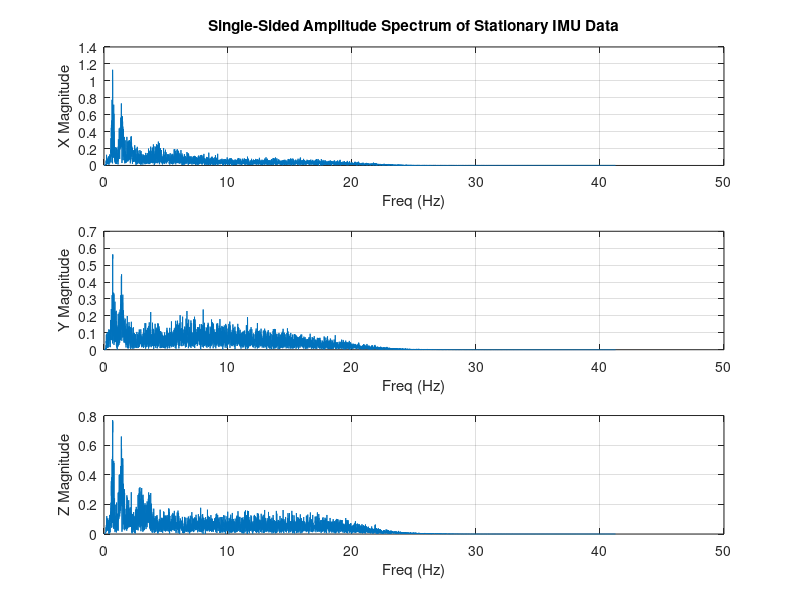

Write the MATLAB code that produced this figure. (Note: this script raises an error after producing the figure.)
clear all 
close all 

% This file will only works on data collected after January 18. 

addpath('DriftStudyData');
addpath('RawLogs');

% Read in the new data
% cal_data = csvread('16_01_17_raw_log_stationary.csv');
data = csvread('05_03_17_shahid_walk_flat.csv');

time = data(:,1)/1000;
ax = data(:,2);
ay = data(:,3);
az = data(:,4);
gx = data(:,5);
gy = data(:,6);
gz = data(:,7);
mx = data(:,8);
my = data(:,9);
mz = data(:,10);
roll = data(:,11); 
pitch = data(:,12); 
yaw = data(:,13); 

mean_dt = mean(diff(time,[],1)); 
fs = 1/mean_dt; % 100 Hz Sampling

num_pts = length(time); 

acc_raw = [ax ay az]; 

%% Data Processing 
% Axis correction 
% yaw = yaw.*(pi/180); % About z
% roll = roll.*(pi/180); % About y
% pitch = pitch.*(pi/180); % About x
% 
% for i=1:num_pts
%     rz = rotz(yaw(i));
%     ry= rotz(roll(i));
%     rx = rotz(pitch(i));
%     
%     rot = rz*ry*rx;
%     
%     a_temp = [ax(i); ay(i); az(i)];
%     a_new = rot*a_temp;
%     ax(i) = a_new(1);
%     ay(i) = a_new(2);
%     az(i) = a_new(3);
% end

% Highpass filter design 
fc = 0.2;

% d = fdesign.bandstop('Fp1,Fst1,Fst2,Fp2,Ap1,Ast,Ap2', ...
%     0.42,0.44,0.48,0.5,1,60,1);
% Hd = design(d,'equiripple');

[b,a] = butter(6,fc/(fs/2),'high');
[bl,al] = butter(6,20/(fs/2),'low');

ax = filter(b,a,ax); ay = filter(b,a,ay); az = filter(b,a,az);
ax = filter(bl,al,ax); ay = filter(bl,al,ay); az = filter(bl,al,az);
% ax = filter(Hd,ax); ay = filter(Hd,ay); az = filter(Hd,az);
% az = filter(Hd, az); 

L = length(ax);
ax_fft = fft(ax);
ay_fft = fft(ay);
az_fft = fft(az);

P2_x = abs(ax_fft/L);
P1_x = P2_x(1:L/2+1);
P1_x(2:end-1) = 2*P1_x(2:end-1);

P2_y = abs(ay_fft/L);
P1_y = P2_y(1:L/2+1);
P1_y(2:end-1) = 2*P1_y(2:end-1);

P2_z = abs(az_fft/L);
P1_z = P2_z(1:L/2+1);
P1_z(2:end-1) = 2*P1_z(2:end-1);

f = fs*(0:(L/2))/L;
figure(5)
subplot(3,1,1)
plot(f,P1_x); grid on; 
title('Single-Sided Amplitude Spectrum of Stationary IMU Data')
xlabel('Freq (Hz)')
ylabel('X Magnitude')

subplot(3,1,2)
plot(f,P1_y); grid on; 
xlabel('Freq (Hz)')
ylabel('Y Magnitude')

subplot(3,1,3)
plot(f,P1_z); grid on; 
xlabel('Freq (Hz)')
ylabel('Z Magnitude')

% Fix accel with gyro fuse mask
% m = (abs(gx) > 0.08) + (abs(gy) > 0.08) + (abs(gz) > 0.08);
% indices =  find(m==0);
% ax(indices) = 0; 
% ay(indices) = 0; 
% az(indices) = 0; 

% Initializing arrays for numerical integration
vel = zeros(num_pts, 3); pos = zeros(num_pts, 3);

last_acc = [0 0 0]; last_vel = [0 0 0]; last_pos = [0 0 0]; 

vel_rst_ct = 0; 
vel_rst_thd = 5; 
% Velocity Integral [Rectangular]
for i=1:num_pts
    if(i > 1)
        timestep = time(i) - time(i-1);
    else
        timestep = 0;
    end
    vel(i, :) = last_vel + (last_acc*timestep); 
    
    % Velocity reset if no accel for a while 
    if(length( find( abs(last_acc)>0 ) ) == 0 )
        vel_rst_ct = vel_rst_ct + 1; 
    else
        vel_rst_ct = 0; 
    end
    
    if( vel_rst_ct >vel_rst_thd )
        vel(i, :) = zeros(1,3);
        vel_rst_ct = 0; 
    end
    
    last_acc = [ax(i), ay(i), az(i)]; 
    last_vel = vel(i,:); 
end

pos_rst_ct = 0; 
pos_rst_thd = 10; 
% Position Integral [Rectangular]
for i=1:num_pts
    if(i > 1)
        timestep = time(i) - time(i-1);
    else
        timestep = 0;
    end
    pos(i, :) = last_pos + (last_vel*timestep); 
    
    % Position reset if no accel for a while 
%     if(length( find( abs(last_vel)>0 ) ) == 0 )
%         pos_rst_ct = pos_rst_ct + 1; 
%     else
%         pos_rst_ct = 0; 
%     end
%     
%     if( pos_rst_ct >pos_rst_thd )
%         pos(i, :) = zeros(1,3);
%         pos_rst_ct = 0; 
%     end
    
    last_vel = [vel(i, 1), vel(i, 2), vel(i, 3)]; 
    last_pos = pos(i,:); 
end

%% Kalman 
A = [1      mean_dt     -(mean_dt^2)/2;...
     0      1           -mean_dt;...
     0      0           1];
 
B = [mean_dt^2/2; mean_dt; 0];
 
C = [1 mean_dt -(mean_dt^2)/2];
 
D = [(mean_dt^2)/2]; 
 
Plant = ss(A,[B B],C,0,-1,'inputname',{'u' 'w'},'outputname','y');
Q = 1;
R = 1;
[kalmf,L,P,M] = kalman(Plant,Q,R);

a = A;
b = [B B 0*B];
c = [C;C];
d = [0 0 0;0 0 1];
Pl = ss(a,b,c,d,-1,'inputname',{'u' 'w' 'v'},'outputname',{'y' 'yv'});  
sys = parallel(Pl,kalmf,1,1,[],[]);
SimModel = feedback(sys,1,4,2,1);   % Close loop around input #4 and output #2
SimModel = SimModel([1 3],[1 2 3]); % Delete yv from I/O list

% SimModel.InputName
% SimModel.OutputName
n = length(time);
rng default
w = zeros(num_pts, 1); %sqrt(Q)*randn(n,1);
v = zeros(num_pts, 1); %sqrt(R)*randn(n,1);

% [out,x] = lsim(SimModel,[w,v,ax]);
[kpx,x] = lsim(SimModel,[w,v,ax]);
[kpy,y] = lsim(SimModel,[w,v,ay]);
[kpz,z] = lsim(SimModel,[w,v,az]);


yv_x = kpx(:,1) + v;     % measured response
yv_y = kpy(:,1) + v;     % measured response
yv_z = kpz(:,1) + v;     % measured response

%% Plotting
figure(1);
ax1 = subplot(4,1,1); 
hold on; 
grid on; 
plot(time, ax, 'r'); 
plot(time, ay, 'g');
plot(time, az, 'b');
legend('x','y','z');
title('Raw Data'); 

ax2 = subplot(4,1,2); 
hold on; 
grid on; 
plot(time, gx, 'r'); 
plot(time, gy, 'g');
plot(time, gz, 'b');
legend('x','y','z');

ax3 = subplot(4,1,3); 
hold on; 
grid on; 
plot(time, mx, 'r'); 
plot(time, my, 'g');
plot(time, mz, 'b');
legend('x','y','z');

ax4 = subplot(4,1,4); 
hold on; 
grid on; 
plot(time, roll, 'r'); 
plot(time, pitch, 'g');
plot(time, yaw, 'b');
legend('roll','pitch','yaw');

linkaxes([ax1,ax2,ax3, ax4],'x');

figure(2);
ax1 = subplot(3,1,1); 
hold on; 
grid on; 
plot(time, ax, 'r'); 
plot(time, ay, 'g');
plot(time, az, 'b');
legend('x','y','z');
title('Accel to Pos'); 

ax2 = subplot(3,1,2); 
hold on; 
grid on; 
plot(time, vel(:,1), 'r'); 
plot(time, vel(:,2), 'g');
plot(time, vel(:,3), 'b');
legend('x','y','z');

ax3 = subplot(3,1,3); 
hold on; 
grid on; 
plot(time, pos(:,1), 'r'); 
plot(time, pos(:,2) + pos(:,1), 'g');
plot(time, pos(:,3), 'b');
legend('x','y', 'z');

% Temporary plot
figure(3); 
ax1 = subplot(3,1,1); 
hold on; grid on;
plot(time, acc_raw(:,1), 'r');
plot(time, ax, 'b');
legend('Raw x', 'Filtered x'); 
title('Filtered Acceleration'); 

ax2 = subplot(3,1,2); 
hold on; grid on; 
plot(time, acc_raw(:,2), 'r');
plot(time, ay, 'b');
legend('Raw y', 'Filtered y'); 

ax3 = subplot(3,1,3); 
hold on; grid on; 
plot(time, acc_raw(:,3), 'r');
plot(time, az, 'b');
legend('Raw z', 'Filtered z'); 
 
linkaxes([ax1, ax2, ax3], 'x'); 
 
figure(4); 
subplot(3,1,1);
hold on; 
grid on; 
plot(time, yv_x, 'b');
plot(time, pos(:,1), 'r'); 
legend('Kalman Pos x', 'Integration Pos x'); 
title('Kalman Filter Prediction of pos'); 

subplot(3,1,2);
hold on; 
grid on; 
plot(time, yv_y, 'b');
plot(time, pos(:,2), 'r'); 
legend('Kalman Pos y', 'Integration Pos y'); 

subplot(3,1,3);
hold on; 
grid on; 
plot(time, yv_z, 'b');
plot(time, pos(:,3), 'r'); 
legend('Kalman Pos z', 'Integration Pos z'); 
